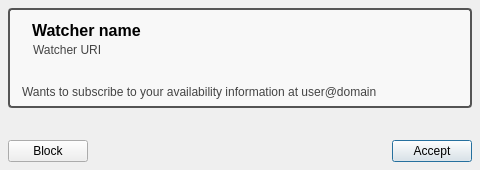
<?xml version="1.0" encoding="UTF-8"?>
<ui version="4.0">
 <class>pending_watcher_dialog</class>
 <widget class="QDialog" name="pending_watcher_dialog">
  <property name="geometry">
   <rect>
    <x>0</x>
    <y>0</y>
    <width>480</width>
    <height>170</height>
   </rect>
  </property>
  <property name="minimumSize">
   <size>
    <width>480</width>
    <height>170</height>
   </size>
  </property>
  <property name="maximumSize">
   <size>
    <width>16777215</width>
    <height>170</height>
   </size>
  </property>
  <property name="windowTitle">
   <string>Availability subscription request</string>
  </property>
  <property name="windowIcon">
   <iconset>
    <normaloff>icons/blink48.png</normaloff>icons/blink48.png</iconset>
  </property>
  <layout class="QVBoxLayout" name="dialog_layout">
   <property name="spacing">
    <number>32</number>
   </property>
   <property name="leftMargin">
    <number>8</number>
   </property>
   <property name="topMargin">
    <number>8</number>
   </property>
   <property name="rightMargin">
    <number>8</number>
   </property>
   <property name="bottomMargin">
    <number>8</number>
   </property>
   <item>
    <widget class="QFrame" name="frame">
     <property name="styleSheet">
      <string>QFrame#frame {
	background-color: #f8f8f8;
	border-color: #545454;
	border-radius: 4px;
	border-width: 2px;
	border-style: solid;
}

QFrame#frame QLabel#name_label {
	color: #000000;
}


</string>
     </property>
     <property name="frameShape">
      <enum>QFrame::StyledPanel</enum>
     </property>
     <property name="frameShadow">
      <enum>QFrame::Sunken</enum>
     </property>
     <layout class="QGridLayout" name="frame_layout">
      <property name="topMargin">
       <number>7</number>
      </property>
      <property name="bottomMargin">
       <number>7</number>
      </property>
      <property name="verticalSpacing">
       <number>0</number>
      </property>
      <item row="0" column="0" rowspan="2">
       <widget class="QLabel" name="user_icon">
        <property name="pixmap">
         <pixmap>icons/default-avatar.png</pixmap>
        </property>
        <property name="alignment">
         <set>Qt::AlignCenter</set>
        </property>
       </widget>
      </item>
      <item row="1" column="1">
       <widget class="QLabel" name="uri_label">
        <property name="sizePolicy">
         <sizepolicy hsizetype="Expanding" vsizetype="Fixed">
          <horstretch>0</horstretch>
          <verstretch>0</verstretch>
         </sizepolicy>
        </property>
        <property name="palette">
         <palette>
          <active>
           <colorrole role="WindowText">
            <brush brushstyle="SolidPattern">
             <color alpha="255">
              <red>68</red>
              <green>68</green>
              <blue>68</blue>
             </color>
            </brush>
           </colorrole>
           <colorrole role="Text">
            <brush brushstyle="SolidPattern">
             <color alpha="255">
              <red>68</red>
              <green>68</green>
              <blue>68</blue>
             </color>
            </brush>
           </colorrole>
          </active>
          <inactive>
           <colorrole role="WindowText">
            <brush brushstyle="SolidPattern">
             <color alpha="255">
              <red>68</red>
              <green>68</green>
              <blue>68</blue>
             </color>
            </brush>
           </colorrole>
           <colorrole role="Text">
            <brush brushstyle="SolidPattern">
             <color alpha="255">
              <red>68</red>
              <green>68</green>
              <blue>68</blue>
             </color>
            </brush>
           </colorrole>
          </inactive>
          <disabled>
           <colorrole role="WindowText">
            <brush brushstyle="SolidPattern">
             <color alpha="255">
              <red>118</red>
              <green>118</green>
              <blue>117</blue>
             </color>
            </brush>
           </colorrole>
           <colorrole role="Text">
            <brush brushstyle="SolidPattern">
             <color alpha="255">
              <red>118</red>
              <green>118</green>
              <blue>117</blue>
             </color>
            </brush>
           </colorrole>
          </disabled>
         </palette>
        </property>
        <property name="text">
         <string>Watcher URI</string>
        </property>
        <property name="indent">
         <number>1</number>
        </property>
       </widget>
      </item>
      <item row="0" column="1">
       <widget class="QLabel" name="name_label">
        <property name="sizePolicy">
         <sizepolicy hsizetype="Expanding" vsizetype="Fixed">
          <horstretch>0</horstretch>
          <verstretch>0</verstretch>
         </sizepolicy>
        </property>
        <property name="minimumSize">
         <size>
          <width>0</width>
          <height>26</height>
         </size>
        </property>
        <property name="font">
         <font>
          <pointsize>12</pointsize>
          <weight>75</weight>
          <bold>true</bold>
         </font>
        </property>
        <property name="text">
         <string>Watcher name</string>
        </property>
        <property name="alignment">
         <set>Qt::AlignLeading|Qt::AlignLeft|Qt::AlignVCenter</set>
        </property>
       </widget>
      </item>
      <item row="3" column="0" colspan="2">
       <widget class="QLabel" name="description_label">
        <property name="palette">
         <palette>
          <active>
           <colorrole role="WindowText">
            <brush brushstyle="SolidPattern">
             <color alpha="255">
              <red>68</red>
              <green>68</green>
              <blue>68</blue>
             </color>
            </brush>
           </colorrole>
           <colorrole role="Text">
            <brush brushstyle="SolidPattern">
             <color alpha="255">
              <red>68</red>
              <green>68</green>
              <blue>68</blue>
             </color>
            </brush>
           </colorrole>
          </active>
          <inactive>
           <colorrole role="WindowText">
            <brush brushstyle="SolidPattern">
             <color alpha="255">
              <red>68</red>
              <green>68</green>
              <blue>68</blue>
             </color>
            </brush>
           </colorrole>
           <colorrole role="Text">
            <brush brushstyle="SolidPattern">
             <color alpha="255">
              <red>68</red>
              <green>68</green>
              <blue>68</blue>
             </color>
            </brush>
           </colorrole>
          </inactive>
          <disabled>
           <colorrole role="WindowText">
            <brush brushstyle="SolidPattern">
             <color alpha="255">
              <red>118</red>
              <green>118</green>
              <blue>117</blue>
             </color>
            </brush>
           </colorrole>
           <colorrole role="Text">
            <brush brushstyle="SolidPattern">
             <color alpha="255">
              <red>118</red>
              <green>118</green>
              <blue>117</blue>
             </color>
            </brush>
           </colorrole>
          </disabled>
         </palette>
        </property>
        <property name="text">
         <string>Wants to subscribe to your availability information at user@domain</string>
        </property>
        <property name="indent">
         <number>3</number>
        </property>
       </widget>
      </item>
      <item row="2" column="0" colspan="2">
       <spacer name="frame_spacer">
        <property name="orientation">
         <enum>Qt::Vertical</enum>
        </property>
        <property name="sizeHint" stdset="0">
         <size>
          <width>20</width>
          <height>20</height>
         </size>
        </property>
       </spacer>
      </item>
     </layout>
    </widget>
   </item>
   <item>
    <layout class="QHBoxLayout" name="button_layout">
     <property name="spacing">
      <number>5</number>
     </property>
     <item>
      <widget class="QPushButton" name="block_button">
       <property name="maximumSize">
        <size>
         <width>16777215</width>
         <height>28</height>
        </size>
       </property>
       <property name="toolTip">
        <string>Refuse the call but leave other devices ringing</string>
       </property>
       <property name="text">
        <string>Block</string>
       </property>
      </widget>
     </item>
     <item>
      <spacer name="button_spacer">
       <property name="orientation">
        <enum>Qt::Horizontal</enum>
       </property>
       <property name="sizeHint" stdset="0">
        <size>
         <width>40</width>
         <height>20</height>
        </size>
       </property>
      </spacer>
     </item>
     <item>
      <widget class="QPushButton" name="accept_button">
       <property name="maximumSize">
        <size>
         <width>16777215</width>
         <height>28</height>
        </size>
       </property>
       <property name="text">
        <string>Accept</string>
       </property>
       <property name="default">
        <bool>true</bool>
       </property>
      </widget>
     </item>
    </layout>
   </item>
  </layout>
 </widget>
 <tabstops>
  <tabstop>accept_button</tabstop>
 </tabstops>
 <resources/>
 <connections>
  <connection>
   <sender>accept_button</sender>
   <signal>clicked()</signal>
   <receiver>pending_watcher_dialog</receiver>
   <slot>accept()</slot>
   <hints>
    <hint type="sourcelabel">
     <x>345</x>
     <y>117</y>
    </hint>
    <hint type="destinationlabel">
     <x>196</x>
     <y>67</y>
    </hint>
   </hints>
  </connection>
  <connection>
   <sender>block_button</sender>
   <signal>clicked()</signal>
   <receiver>pending_watcher_dialog</receiver>
   <slot>reject()</slot>
   <hints>
    <hint type="sourcelabel">
     <x>138</x>
     <y>117</y>
    </hint>
    <hint type="destinationlabel">
     <x>196</x>
     <y>67</y>
    </hint>
   </hints>
  </connection>
 </connections>
</ui>
